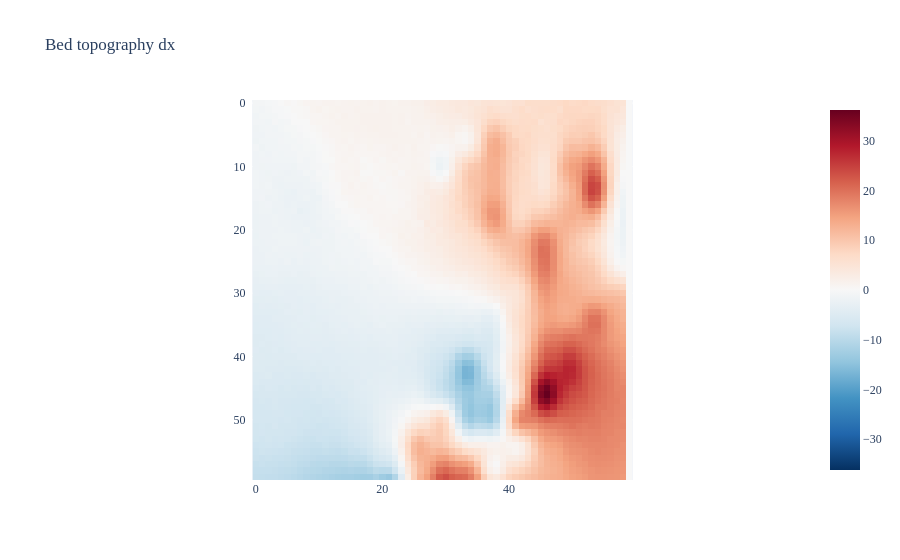

Notebook code cell kept with this figure:
### Code cell
fig = px.imshow(bed_dx[40].squeeze(), 
                color_continuous_scale = "RdBu_r", color_continuous_midpoint = 0,
                # y_indexing is opposite of coordinates but this does not matter
                title = "Bed topography dx")

fig.update_layout(font_family = "Times New Roman")
fig.update_yaxes(ticksuffix = "  ")

fig.show()

### Figure 1 — Plotly figure (JSON) as saved in the notebook; plotly's stock layout.template omitted (floating-point values rounded to 4 significant figures; data arrays with more than 128 entries replaced by an {"elided": "..."} marker saying what was removed)
{"data": [{"coloraxis": "coloraxis", "hovertemplate": "x: %{x}<br>y: %{y}<br>color: %{z}<extra></extra>", "name": "0", "type": "heatmap", "xaxis": "x", "yaxis": "y", "z": {"elided": "60x60 float values"}}], "layout": {"coloraxis": {"cmid": 0, "colorscale": [[0, "rgb(5,48,97)"], [0.1, "rgb(33,102,172)"], [0.2, "rgb(67,147,195)"], [0.3, "rgb(146,197,222)"], [0.4, "rgb(209,229,240)"], [0.5, "rgb(247,247,247)"], [0.6, "rgb(253,219,199)"], [0.7, "rgb(244,165,130)"], [0.8, "rgb(214,96,77)"], [0.9, "rgb(178,24,43)"], [1, "rgb(103,0,31)"]]}, "font": {"family": "Times New Roman"}, "title": {"text": "Bed topography dx"}, "xaxis": {"anchor": "y", "constrain": "domain", "domain": [0, 1], "scaleanchor": "y"}, "yaxis": {"anchor": "x", "autorange": "reversed", "constrain": "domain", "domain": [0, 1], "ticksuffix": "  "}}}
